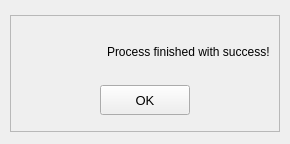
<?xml version="1.0" encoding="UTF-8"?>
<ui version="4.0">
 <class>Form</class>
 <widget class="QWidget" name="Form">
  <property name="geometry">
   <rect>
    <x>0</x>
    <y>0</y>
    <width>290</width>
    <height>144</height>
   </rect>
  </property>
  <property name="windowTitle">
   <string>Form</string>
  </property>
  <widget class="QFrame" name="frame">
   <property name="geometry">
    <rect>
     <x>10</x>
     <y>15</y>
     <width>270</width>
     <height>117</height>
    </rect>
   </property>
   <property name="frameShape">
    <enum>QFrame::StyledPanel</enum>
   </property>
   <property name="frameShadow">
    <enum>QFrame::Raised</enum>
   </property>
   <layout class="QGridLayout" name="gridLayout_2">
    <item row="0" column="0">
     <layout class="QGridLayout" name="gridLayout">
      <item row="1" column="0">
       <layout class="QHBoxLayout" name="horizontalLayout_2">
        <item>
         <spacer name="horizontalSpacer_2">
          <property name="orientation">
           <enum>Qt::Horizontal</enum>
          </property>
          <property name="sizeHint" stdset="0">
           <size>
            <width>40</width>
            <height>20</height>
           </size>
          </property>
         </spacer>
        </item>
        <item>
         <widget class="QPushButton" name="pushButton">
          <property name="minimumSize">
           <size>
            <width>90</width>
            <height>30</height>
           </size>
          </property>
          <property name="font">
           <font>
            <pointsize>10</pointsize>
           </font>
          </property>
          <property name="text">
           <string>OK</string>
          </property>
         </widget>
        </item>
        <item>
         <spacer name="horizontalSpacer">
          <property name="orientation">
           <enum>Qt::Horizontal</enum>
          </property>
          <property name="sizeHint" stdset="0">
           <size>
            <width>40</width>
            <height>20</height>
           </size>
          </property>
         </spacer>
        </item>
       </layout>
      </item>
      <item row="0" column="0">
       <layout class="QHBoxLayout" name="horizontalLayout">
        <item>
         <widget class="QLabel" name="label_2">
          <property name="text">
           <string>&lt;html&gt;&lt;head/&gt;&lt;body&gt;&lt;p&gt;&lt;img src=&quot;../images/check.png&quot;/&gt;&lt;/p&gt;&lt;/body&gt;&lt;/html&gt;</string>
          </property>
         </widget>
        </item>
        <item>
         <widget class="QLabel" name="label">
          <property name="text">
           <string>Process finished with success!</string>
          </property>
         </widget>
        </item>
       </layout>
      </item>
      <item row="2" column="0">
       <widget class="PyDMShellCommand" name="Shell_clean_PVs">
        <property name="maximumSize">
         <size>
          <width>1</width>
          <height>1</height>
         </size>
        </property>
        <property name="toolTip">
         <string/>
        </property>
        <property name="whatsThis">
         <string>
    A QPushButton capable of execute shell commands.
    </string>
        </property>
        <property name="iconSize">
         <size>
          <width>1</width>
          <height>1</height>
         </size>
        </property>
        <property name="command" stdset="0">
         <string>python ../scripts/clean_status_PV.py ${IOC}</string>
        </property>
       </widget>
      </item>
     </layout>
    </item>
   </layout>
  </widget>
 </widget>
 <customwidgets>
  <customwidget>
   <class>PyDMShellCommand</class>
   <extends>QPushButton</extends>
   <header>pydm.widgets.shell_command</header>
  </customwidget>
 </customwidgets>
 <resources/>
 <connections>
  <connection>
   <sender>pushButton</sender>
   <signal>clicked()</signal>
   <receiver>Shell_clean_PVs</receiver>
   <slot>execute_command()</slot>
   <hints>
    <hint type="sourcelabel">
     <x>141</x>
     <y>95</y>
    </hint>
    <hint type="destinationlabel">
     <x>21</x>
     <y>120</y>
    </hint>
   </hints>
  </connection>
  <connection>
   <sender>pushButton</sender>
   <signal>clicked()</signal>
   <receiver>Form</receiver>
   <slot>close()</slot>
   <hints>
    <hint type="sourcelabel">
     <x>151</x>
     <y>87</y>
    </hint>
    <hint type="destinationlabel">
     <x>152</x>
     <y>143</y>
    </hint>
   </hints>
  </connection>
 </connections>
</ui>
